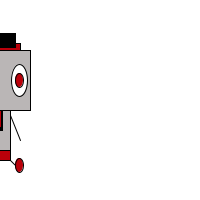
Frame 1 (no input)
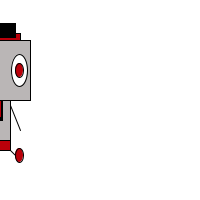
Frame 60 (the mouse pressed at the canvas centre just before this capture)
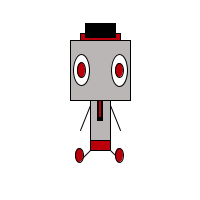
Frame 120 (the mouse held since frame 60 and released just before this capture)

The Processing sketch that drew these frames (run headless with seeded random() and noise(); from frame 60 on, the mouse is pressed at the canvas centre):

// Processing sketch: processing_124954
// ── processing_124954.pde

int monsterX;
int monsterY;
int richting;
int teller;
boolean test;

void setup() {
  size(200, 200);
  background(255);
  monsterY = 100;
  richting = 10;
  teller = 0;
  test = true;
}

void draw() {
  background(255);      //kleur van het document//
  monsterX = mouseX;
  monsterY= monsterY + richting;
  if (monsterY <= 0 || monsterY >= height) { //move up and down
  
  richting = -richting; //switch direction
  teller = teller + 1; //teller
  }
  
  rectMode(CENTER);
  stroke(0);
  if (test) {fill(0,180,0);}
  if (test) {fill(0,100,0);}
  if (teller == 10) {teller = 0; test = !test;}
  //fill(0,180,0);
  /*lichaampje*/
  fill(186,182,182);    //kleur van het lichaampje//
  rectMode(CENTER);     //positionering van het vormpje van het lichaampje//
  rect(monsterX,monsterY,20,100); //vorm van het lichaampje//

  fill(0);              //zwarte sjlieps//
  rect(monsterX,monsterY,5,40);

  fill(186,0,10);        //rode sjlieps//
  rect(monsterX,monsterY,3,35);

  /*broekje*/
  fill(186,0,10);
  rectMode(CENTER);
  rect(monsterX,monsterY+45,20,10);

  /*hoofd*/
  fill(186,182,182);
  rect(monsterX,monsterY-30,60,60);


  /*linker oog*/
  fill(255);
  ellipse(monsterX-19,monsterY-30,16,31);

  /*linker iris*/
  fill(186,0,10);
  ellipse(monsterX-19,monsterY-30,8,15);  


  /*rechter oog*/
  fill(255);
  ellipse(monsterX+19,monsterY-30,16,32);

  /*rechter iris*/
  fill(186,0,10);
  ellipse(monsterX+19,monsterY-30,8,14);

  /*beentjes*/
  line(monsterX-10,monsterY+50,monsterX-20,monsterY+60);
  line(monsterX+10,monsterY+50,monsterX+20,monsterY+60);
  
  ellipse(monsterX-21,monsterY+55,8,14);
  ellipse(monsterX+19,monsterY+55,8,14);
  
  /*armpjes*/
  line(monsterX-10,monsterY+5,monsterX-20,monsterY+30);
  line(monsterX+10,monsterY+5,monsterX+20,monsterY+30);
  
  rect(monsterX,monsterY-63,40,7);
  fill(0);
  rect(monsterX,monsterY-70,30,14);
  
//herhalen
if(monsterY==-80) {
  monsterY=300;
  }
}
